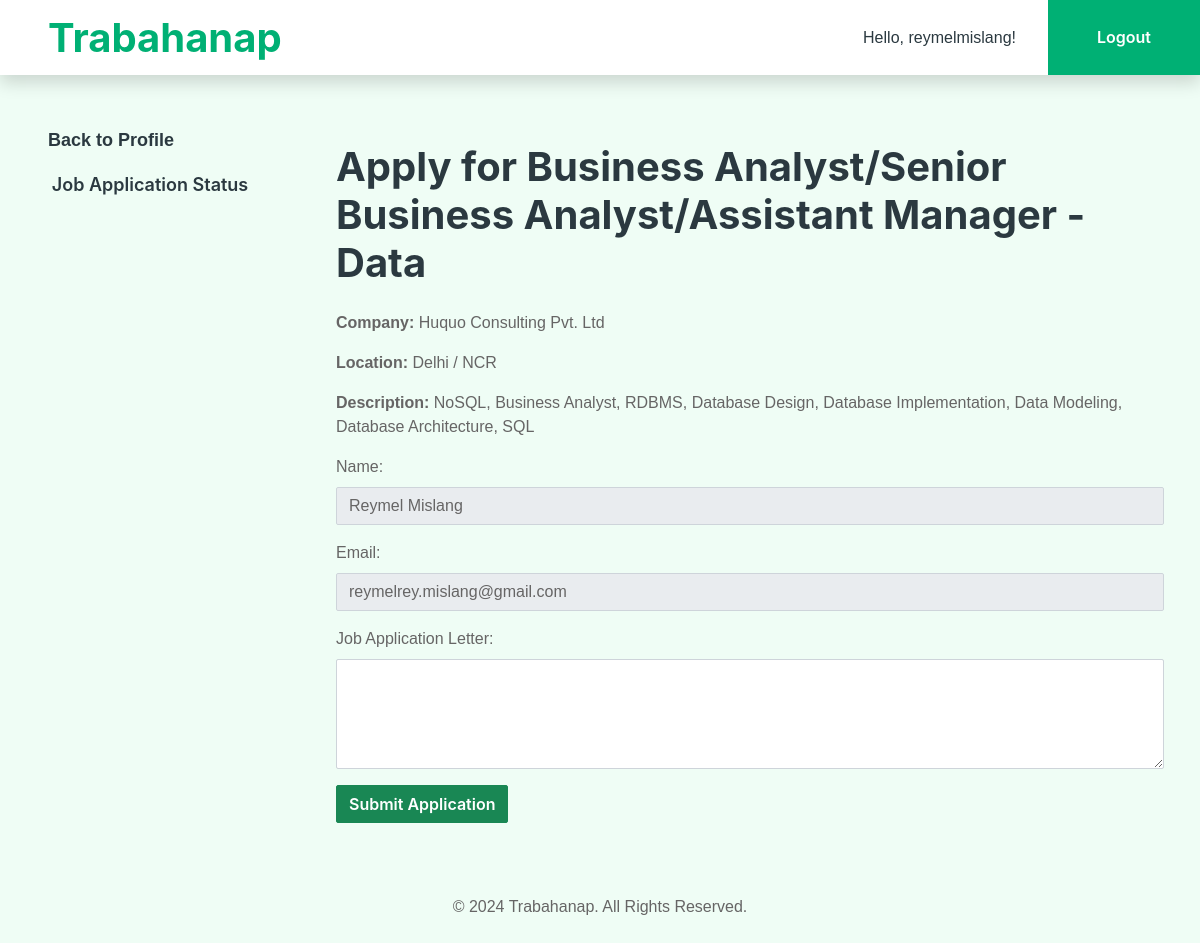
/apply/2269/ (signed in), run on the app's committed database.
### applicant/models.py (models this page shows, shortened)
class Job(models.Model):
    job_role = models.CharField(max_length=255, default="Unknown Role")
    company = models.CharField(max_length=255, default="Unknown")
    location = models.CharField(max_length=255, default="Not specified")
    job_experience = models.CharField(max_length=255, default="Not specified")
    skills_description = models.TextField()
    created_at = models.DateTimeField(auto_now_add=True)

class Applicant(models.Model):
    user = models.OneToOneField(User, on_delete=models.CASCADE)
    status = models.CharField(max_length=20, default='applicant')  # Ensure this field exists
    name = models.CharField(max_length=100)
    email = models.EmailField()
    skills = models.TextField()
    experience = models.TextField()
    resume = models.FileField(upload_to='resumes/', null=True, blank=True)
    created_at = models.DateTimeField(auto_now_add=True)

### applicant/views.py (the view, shortened to what this page needs)
# urls.py: path('apply/<int:job_id>/', views.apply_now, name='apply_now'),
@login_required
def apply_now(request, job_id):
    job = get_object_or_404(Job, id=job_id)
    applicant = get_object_or_404(Applicant, user=request.user)
    return render(request, 'applicant/apply_form.html', {
        'job': job,
        'applicant': applicant,
    })

### applicant/templates/applicant/apply_form.html (shortened to what this page needs)
<!DOCTYPE html>
<html lang="en">
<head>
    {% load static %}
    <link href="{% static 'css/bootstrap.min.css' %}" rel="stylesheet">
    <link href="{% static 'css/style.css' %}" rel="stylesheet">
</head>
<body>
    <nav class="navbar navbar-expand-lg bg-white navbar-light shadow sticky-top p-0">
        <a href="{% url 'index' %}" class="navbar-brand d-flex align-items-center text-center py-0 px-4 px-lg-5">
            <h1 class="m-0 text-primary">Trabahanap</h1>
        </a>
        <div class="collapse navbar-collapse" id="navbarCollapse">
            <div class="d-flex ms-auto align-items-center p-4 p-lg-0">
                <span class="nav-item nav-link text-dark me-3">
                    Hello, {{ user.username }}!
                </span>
                {% if user.is_authenticated %}
                    <a href="{% url 'logout' %}" class="btn btn-primary rounded-0 py-4 px-lg-5">Logout</a>
                {% else %}
                    <a href="{% url 'login' %}" class="btn btn-primary rounded-0 py-4 px-lg-5">
                        Login <i class="fa fa-sign-in-alt ms-3"></i>
                    </a>
                {% endif %}
            </div>
        </div>
    </nav>
    <div class="container-fluid" style="margin-top: 20px;">
        <div class="row">
            <div class="col-lg-3 col-md-4 col-12 bg-light p-4 d-flex flex-column">
                <ul class="nav flex-column">
                    <li class="nav-item">
                        <a class="nav-link text-dark" href="{% url 'profile' %}" style="font-size: 18px; font-weight: bold;">
                             Back to Profile
                        </a>
                    </li>
                    <li class="nav-item">
                        <a class="btn btn-link nav-link text-dark" data-bs-toggle="modal" data-bs-target="#jobStatusModal" style="font-size: 18px;">
                            Job Application Status
                        </a>
                    </li>
                </ul>
            </div>
            <div class="col-lg-9 col-md-8 col-12">
                <div class="container mt-5">
                    <h1 class="mb-4">Apply for {{ job.job_role }}</h1>
                    <p><strong>Company:</strong> {{ job.company }}</p>
                    <p><strong>Location:</strong> {{ job.location }}</p>
                    <p><strong>Description:</strong> {{ job.skills_description }}</p>
                    <form method="POST" action="{% url 'apply_now' job.id %}" id="applyForm">
                        <div class="mb-3">
                            <label for="applicant_name" class="form-label">Name:</label>
                            <input type="text" id="applicant_name" name="applicant_name"
                                   value="{{ applicant.name }}" class="form-control" readonly required>
                        </div>
                        <div class="mb-3">
                            <label for="applicant_email" class="form-label">Email:</label>
                            <input type="email" id="applicant_email" name="applicant_email"
                                   value="{{ applicant.email }}" class="form-control" readonly required>
                        </div>
                        <div class="mb-3">
                            <label for="cover_letter" class="form-label">Job Application Letter:</label>
                            <textarea id="cover_letter" name="cover_letter" rows="4" class="form-control"></textarea>
                        </div>
                        <button type="submit" class="btn btn-success">Submit Application</button>
                    </form>
                </div>
            </div>
        </div>
    </div>
    <footer class="bg-light text-center py-4 mt-5">
        <p class="mb-0">&copy; 2024 Trabahanap. All Rights Reserved.</p>
    </footer>
</body>
</html>

### applicant/static/css/style.css (style rules this page uses)
:root { --primary: #00B074; --secondary: #2B9BFF; --light: #EFFDF5; --dark: #2B3940; }
.btn { font-family: 'Inter', sans-serif; font-weight: 600; transition: .5s; }
.btn.btn-primary, .btn.btn-secondary { color: #FFFFFF; }
.navbar-light .navbar-brand, .navbar-light a.btn { height: 75px; }
.navbar-light.sticky-top { top: -100px; transition: .5s; }

### data on the page
Job: job_role "Business Analyst/Senior Business Analyst/Assistant Manager - Data", company "Huquo Consulting Pvt. Ltd", location "Delhi / NCR", skills_description "NoSQL, Business Analyst, RDBMS, Database Design, Database Implementation, Data Modeling, Database Architecture, SQL"
Applicant: applicant_name "Reymel Mislang", applicant_email "reymelrey.mislang@gmail.com"

### other printed values
{{ user.username }} "reymelmislang"
